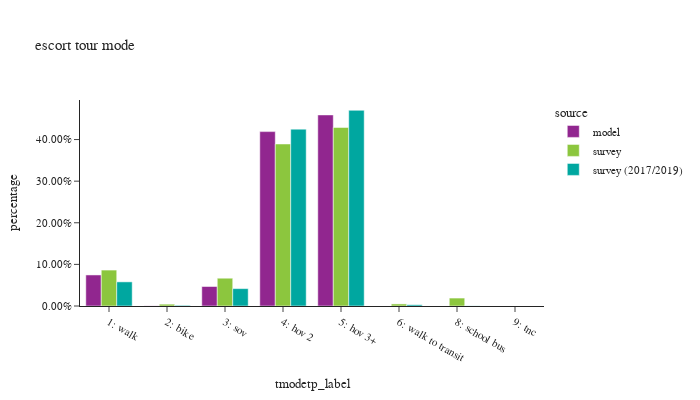

Notebook source saved alongside this figure:
### Code cell
df_plot = es_tour.groupby(['source','tmodetp_label'])['toexpfac'].sum().reset_index()
df_plot['percentage'] = df_plot.groupby(['source'], group_keys=False)['toexpfac']. \
    apply(lambda x: x / float(x.sum()))

df_plot_ct = es_tour.groupby(['source','tmodetp_label'])['toexpfac'].count().reset_index(). \
    rename(columns={'toexpfac':'sample count'})
df_plot = df_plot.merge(df_plot_ct, on=['source','tmodetp_label'])

fig = px.bar(df_plot.sort_values(by=['source']), x="tmodetp_label", y="percentage", color="source",
             barmode="group",hover_data=['sample count'],title="escort tour mode")
fig.update_layout(height=400, width=700, font=dict(size=11),
                  xaxis = dict(dtick = 1, categoryorder='category ascending'),
                  yaxis=dict(tickformat=".2%"))
fig.show()

### Figure 1 — Plotly figure (JSON) as saved in the notebook; plotly's stock layout.template omitted (floating-point values rounded to 4 significant figures)
{"data": [{"alignmentgroup": "True", "customdata": [[5633], [27], [3536], [31642], [34670]], "hovertemplate": "source=model<br>tmodetp_label=%{x}<br>percentage=%{y}<br>sample count=%{customdata[0]}<extra></extra>", "legendgroup": "model", "marker": {"color": "#91268F", "pattern": {"shape": ""}}, "name": "model", "offsetgroup": "model", "orientation": "v", "showlegend": true, "textposition": "auto", "type": "bar", "x": ["1: walk", "2: bike", "3: sov", "4: hov 2", "5: hov 3+"], "xaxis": "x", "y": [0.0746, 0.0003576, 0.04683, 0.4191, 0.4592], "yaxis": "y"}, {"alignmentgroup": "True", "customdata": [[1], [7], [290], [14], [69], [16], [114], [366]], "hovertemplate": "source=survey<br>tmodetp_label=%{x}<br>percentage=%{y}<br>sample count=%{customdata[0]}<extra></extra>", "legendgroup": "survey", "marker": {"color": "#8CC63E", "pattern": {"shape": ""}}, "name": "survey", "offsetgroup": "survey", "orientation": "v", "showlegend": true, "textposition": "auto", "type": "bar", "x": ["9: tnc", "8: school bus", "5: hov 3+", "6: walk to transit", "3: sov", "2: bike", "1: walk", "4: hov 2"], "xaxis": "x", "y": [8.247e-06, 0.01908, 0.429, 0.004975, 0.06678, 0.004401, 0.08634, 0.3894], "yaxis": "y"}, {"alignmentgroup": "True", "customdata": [[3], [163], [8], [45], [652], [489], [28], [1]], "hovertemplate": "source=survey (2017/2019)<br>tmodetp_label=%{x}<br>percentage=%{y}<br>sample count=%{customdata[0]}<extra></extra>", "legendgroup": "survey (2017/2019)", "marker": {"color": "#00A7A0", "pattern": {"shape": ""}}, "name": "survey (2017/2019)", "offsetgroup": "survey (2017/2019)", "orientation": "v", "showlegend": true, "textposition": "auto", "type": "bar", "x": ["8: school bus", "1: walk", "2: bike", "3: sov", "4: hov 2", "5: hov 3+", "6: walk to transit", "9: tnc"], "xaxis": "x", "y": [0.0003253, 0.05802, 0.001558, 0.04177, 0.425, 0.4703, 0.002986, 2.536e-05], "yaxis": "y"}], "layout": {"barmode": "group", "font": {"size": 11}, "height": 400, "legend": {"title": {"text": "source"}, "tracegroupgap": 0}, "title": {"text": "escort tour mode"}, "width": 700, "xaxis": {"anchor": "y", "categoryorder": "category ascending", "domain": [0.0, 1.0], "dtick": 1, "title": {"text": "tmodetp_label"}}, "yaxis": {"anchor": "x", "domain": [0.0, 1.0], "tickformat": ".2%", "title": {"text": "percentage"}}}}
